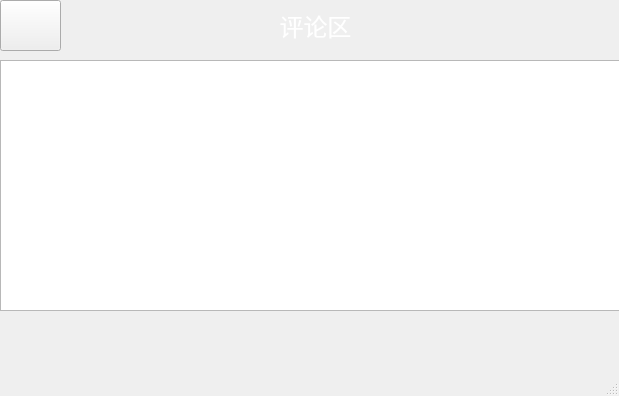
<?xml version="1.0" encoding="UTF-8"?>
<ui version="4.0">
 <class>MainWindow10</class>
 <widget class="QMainWindow" name="MainWindow10">
  <property name="geometry">
   <rect>
    <x>0</x>
    <y>0</y>
    <width>619</width>
    <height>396</height>
   </rect>
  </property>
  <property name="windowTitle">
   <string>MainWindow</string>
  </property>
  <property name="styleSheet">
   <string notr="true">
 background-color: qlineargradient(x1:0, y1:0, x2:1, y2:1,
stop:0 #ffffff,stop:1 #ffffff);</string>
  </property>
  <widget class="QWidget" name="centralwidget">
   <widget class="QTextEdit" name="textEdit">
    <property name="geometry">
     <rect>
      <x>0</x>
      <y>60</y>
      <width>621</width>
      <height>251</height>
     </rect>
    </property>
   </widget>
   <widget class="QLabel" name="label_4">
    <property name="geometry">
     <rect>
      <x>290</x>
      <y>320</y>
      <width>171</width>
      <height>31</height>
     </rect>
    </property>
    <property name="styleSheet">
     <string notr="true">
 background-color: qlineargradient(x1:0, y1:0, x2:1, y2:1,
stop:0 #91c46c,stop:1#91c46c);
 </string>
    </property>
    <property name="text">
     <string/>
    </property>
   </widget>
   <widget class="QLabel" name="label_3">
    <property name="geometry">
     <rect>
      <x>190</x>
      <y>320</y>
      <width>181</width>
      <height>31</height>
     </rect>
    </property>
    <property name="styleSheet">
     <string notr="true">
 background-color: qlineargradient(x1:0, y1:0, x2:1, y2:1,
stop:0 #c6e070,stop:1#c6e070);
 </string>
    </property>
    <property name="text">
     <string/>
    </property>
   </widget>
   <widget class="QLabel" name="label_5">
    <property name="geometry">
     <rect>
      <x>360</x>
      <y>320</y>
      <width>191</width>
      <height>31</height>
     </rect>
    </property>
    <property name="styleSheet">
     <string notr="true">
 background-color: qlineargradient(x1:0, y1:0, x2:1, y2:1,
stop:0 #1c344c,stop:1#1c344c);
 </string>
    </property>
    <property name="text">
     <string/>
    </property>
   </widget>
   <widget class="QLabel" name="label_2">
    <property name="geometry">
     <rect>
      <x>0</x>
      <y>320</y>
      <width>191</width>
      <height>31</height>
     </rect>
    </property>
    <property name="styleSheet">
     <string notr="true">
 background-color: qlineargradient(x1:0, y1:0, x2:1, y2:1,
stop:0 #f2f2f2,stop:1 #f2f2f2);
 </string>
    </property>
    <property name="text">
     <string/>
    </property>
   </widget>
   <widget class="QLabel" name="label_6">
    <property name="geometry">
     <rect>
      <x>550</x>
      <y>320</y>
      <width>71</width>
      <height>31</height>
     </rect>
    </property>
    <property name="styleSheet">
     <string notr="true">
 background-color: qlineargradient(x1:0, y1:0, x2:1, y2:1,
stop:0 #287d7d,stop:1#287d7d);
 </string>
    </property>
    <property name="text">
     <string/>
    </property>
   </widget>
   <widget class="QLabel" name="label">
    <property name="geometry">
     <rect>
      <x>10</x>
      <y>0</y>
      <width>611</width>
      <height>51</height>
     </rect>
    </property>
    <property name="font">
     <font>
      <pointsize>18</pointsize>
     </font>
    </property>
    <property name="styleSheet">
     <string notr="true">
 background-color: qlineargradient(x1:0, y1:0, x2:1, y2:1,
stop:0 #91c46c,stop:1#91c46c);
 
color: white; </string>
    </property>
    <property name="text">
     <string>评论区</string>
    </property>
    <property name="alignment">
     <set>Qt::AlignCenter</set>
    </property>
   </widget>
   <widget class="QPushButton" name="pushButton">
    <property name="geometry">
     <rect>
      <x>0</x>
      <y>0</y>
      <width>61</width>
      <height>51</height>
     </rect>
    </property>
    <property name="styleSheet">
     <string notr="true">QPushButton{
border-image: url(:/pic/10.png);


 background-color: qlineargradient(x1:0, y1:0, x2:1, y2:1,
stop:0 #91c46c,stop:1#91c46c);
 
}
QPushButton:pressed {
background-color: #287d7d;
}
</string>
    </property>
    <property name="text">
     <string/>
    </property>
   </widget>
  </widget>
  <widget class="QMenuBar" name="menubar">
   <property name="geometry">
    <rect>
     <x>0</x>
     <y>0</y>
     <width>619</width>
     <height>21</height>
    </rect>
   </property>
  </widget>
  <widget class="QStatusBar" name="statusbar"/>
 </widget>
 <resources/>
 <connections/>
</ui>
